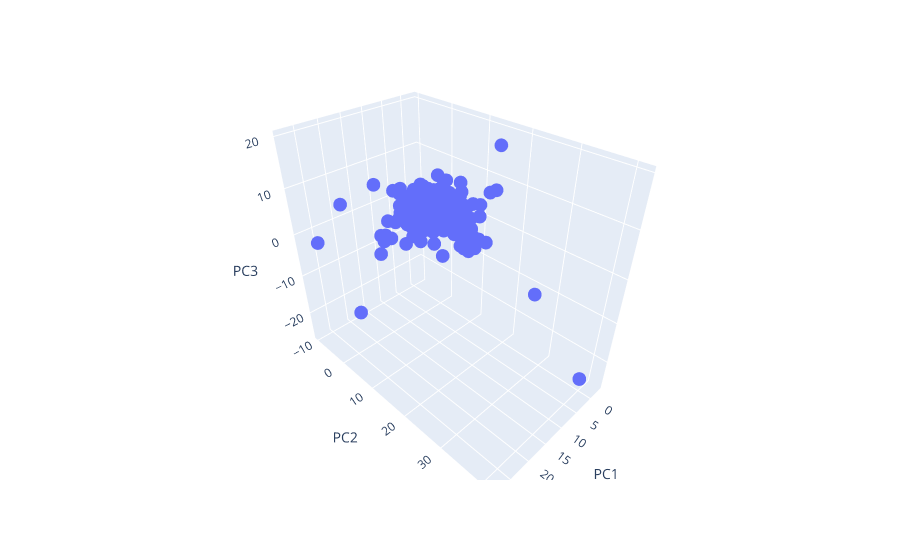

The code cell stored with this chart in its notebook:
### Code cell
import plotly.express as px
fig=plt.figure(figsize=(10,10))
fig = px.scatter_3d(PCA3D, x='PC1', y='PC2', z='PC3')
fig.show()

### Figure 1 — Plotly figure (JSON) as saved in the notebook; plotly's stock layout.template omitted (floating-point values rounded to 4 significant figures; data arrays with more than 128 entries replaced by an {"elided": "..."} marker saying what was removed)
{"data": [{"hovertemplate": "PC1=%{x}<br>PC2=%{y}<br>PC3=%{z}<extra></extra>", "legendgroup": "", "marker": {"color": "#636efa", "symbol": "circle"}, "mode": "markers", "name": "", "scene": "scene", "showlegend": false, "type": "scatter3d", "x": {"elided": "3660 float values"}, "y": {"elided": "3660 float values"}, "z": {"elided": "3660 float values"}}], "layout": {"legend": {"tracegroupgap": 0}, "margin": {"t": 60}, "scene": {"domain": {"x": [0, 1], "y": [0, 1]}, "xaxis": {"title": {"text": "PC1"}}, "yaxis": {"title": {"text": "PC2"}}, "zaxis": {"title": {"text": "PC3"}}}}}
